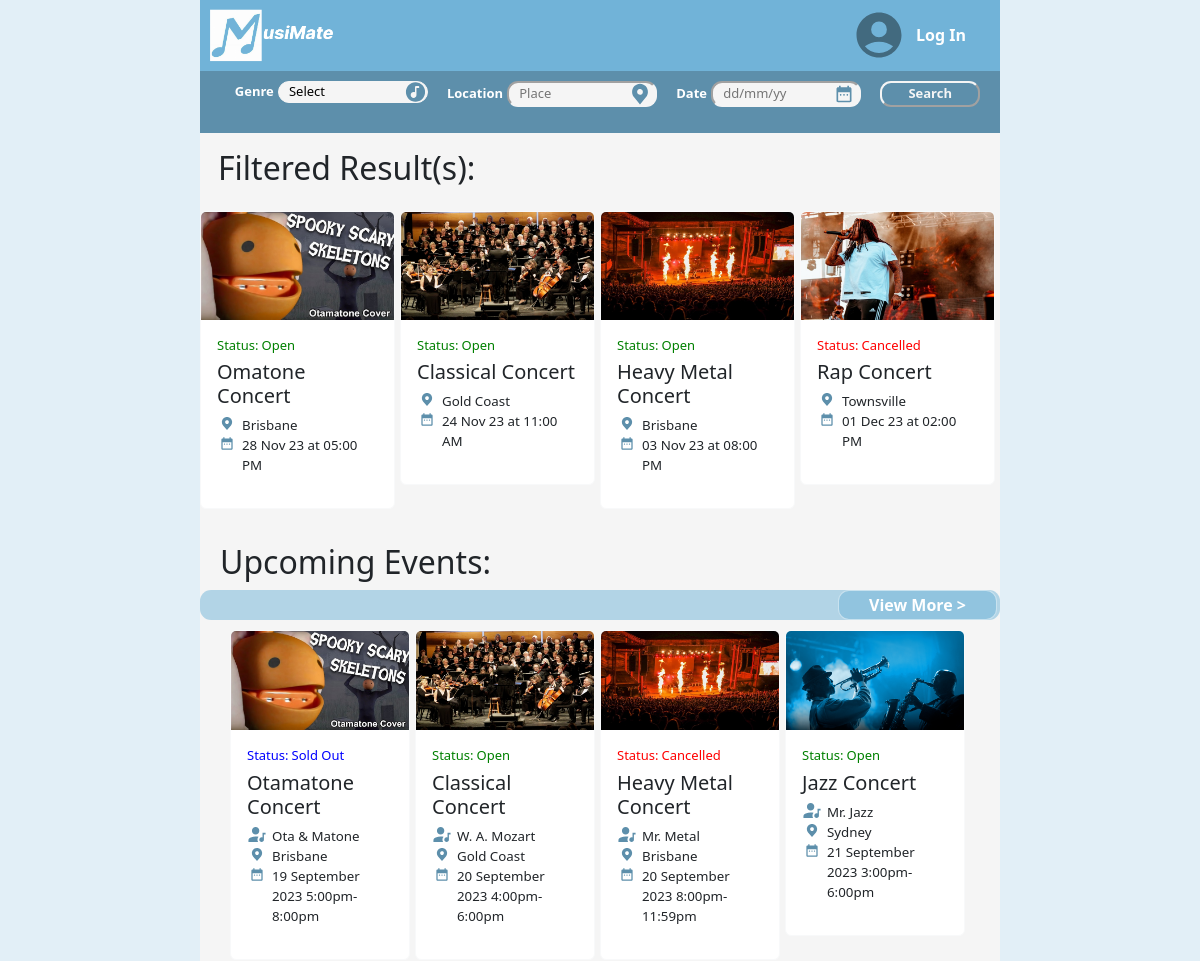
Before: / (upper part) with the older database file.
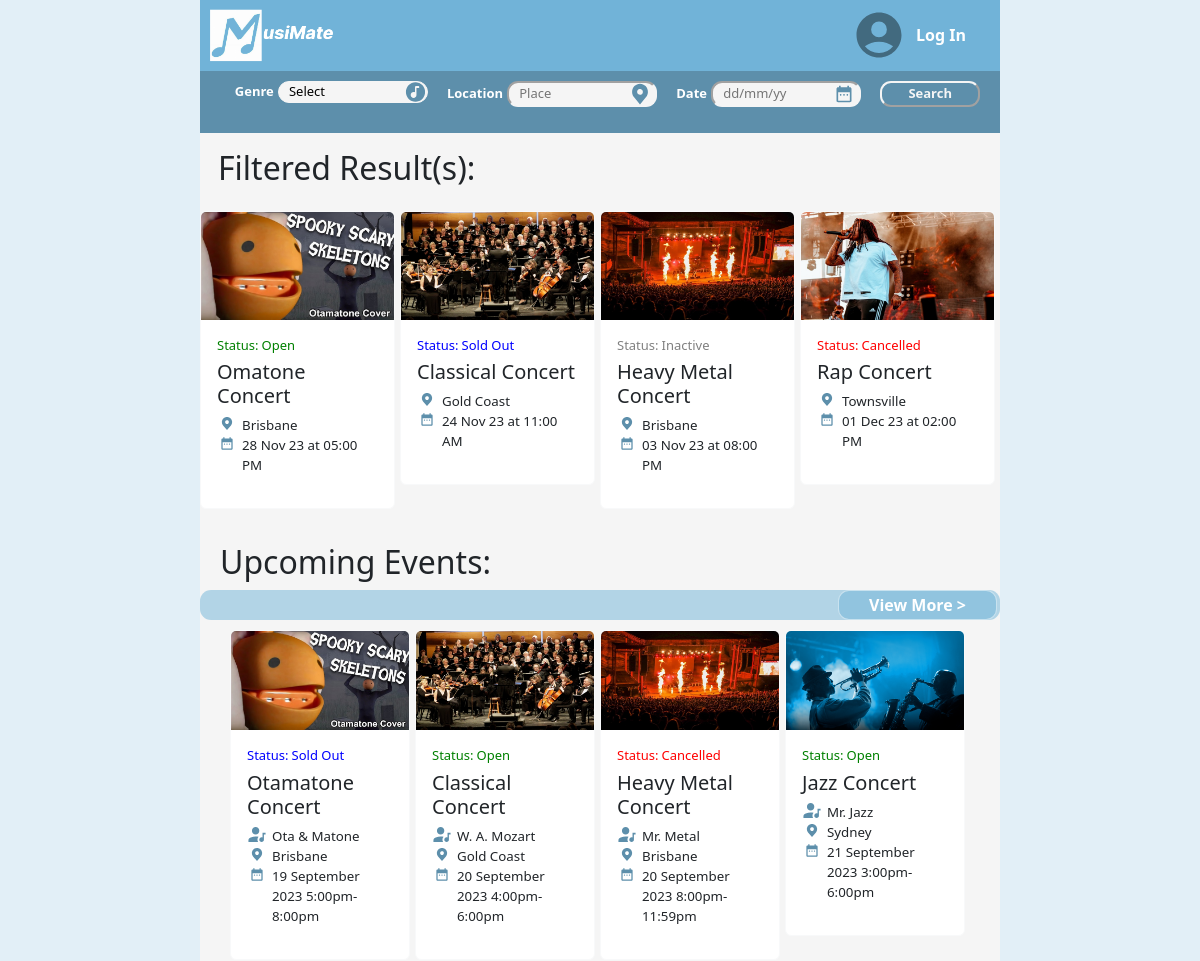
After: the same page with the newer database file.
### musimate/models.py (models this page shows, shortened)
class Event(db.Model):
    __tablename__ = 'events'
    id = db.Column(db.Integer, primary_key=True)
    status = db.Column(db.String(10), default='Open')
    name = db.Column(db.String(80))
    description = db.Column(db.String(200))
    genre = db.Column(db.String(40))
    location = db.Column(db.String(200))
    date = db.Column(db.DateTime)
    image = db.Column(db.String(400))
    quantity = db.Column(db.Integer)
    quantitySold = db.Column(db.Integer, default=0)
    price = db.Column(db.Float)
    user_id = db.Column(db.Integer, db.ForeignKey('users.id'))
    comments = db.relationship('Comment', backref='event')
    orders = db.relationship('Order', backref = 'event')

### musimate/views.py (the view, shortened to what this page needs)
@mainbp.route('/')
def index():
    events = db.session.scalars(db.select(Event)).all()
    genres = db.session.scalars(db.select(Event.genre.distinct())).all()
    for event in events:
        if event.status != 'Inactive' and event.date < datetime.now():
            event.status = "Inactive"
            db.session.commit()
        elif event.status != 'Sold Out' and event.status != 'Cancelled' and event.quantity <= event.quantitySold:
            event.status = "Sold Out"
            db.session.commit()
        elif event.status == 'Sold Out' and event.quantity > event.quantitySold:
            event.status = "Open"
            db.session.commit()
    return render_template('index.html', events=events, num_events=len(events), genres=genres, selected_genre='Select', selected_location='', selected_date='')

### musimate/templates/index.html (shortened to what this page needs)
{% extends 'base.html' %}
{% block content %}
{% if num_events == 0 %}
<div class="d-flex p-4 justify-content-center">
   <h4>No Events</h4>
</div>
{% else %}
<div class="d-flex p-3 justify-content-start">
   <h2 style="margin-left: 2px" >Filtered Result(s): </h2>
</div>
<div class="card-group">
   {% for event in events %}
   <div class="col-lg-3 col-md-4 col-sm-6 lastCard">
      <a href="{{ url_for('event.show', id=event.id) }}" style="text-decoration:none">
         <div class="card border-light">
            <img class="card-img-top" src="{{ event.image }}" alt="Card image" style="width:100%">
            <div class="card-body">
               <row class="row">
                  <div class="d-flex justify-content-left">
                     <div>
                        <p class="cardDetails {{ event.status }}" style="font-size:small; margin-bottom:5px;"> Status:</p>
                     </div>
                     <div>
                        <p class="cardDetails {{ event.status }}" id="status"
                           style="font-size: small; margin-left:3px; margin-bottom:5px;">
                           {{ event.status }}</p>
                     </div>
                  </div>
               </row>
               <h5 class="card-title">{{ event.name }}</h5>
               <row class="row">
                  <div class="d-flex justify-content-left">
                     <div>
                        <img src="static/svg/location.svg" class="cardIcons">
                     </div>
                     <div>
                        <p class="cardDetails" id="location" style="margin:auto;">{{ event.location }}</p>
                     </div>
                  </div>
               </row>
               <row class="row">
                  <div class="d-flex justify-content-left">
                     <div>
                        <img src="static/svg/date.svg" class="cardIcons">
                     </div>
                     <div>
                        <p class="cardDetails" id="Date">{{ event.date.strftime("%d %b %y at %I:%M %p") }}</p>
                     </div>
                  </div>
               </row>
            </div>
         </div>
      </a>
   </div>
   {% endfor %}
</div>
{% endif %}
<div class="main">
   <br>
   <h2 style="margin-left: 20px;">Upcoming Events:</h2>
   <div class="break">
      <div class="d-flex justify-content-end">
         <button class="breakButton" id="viewMore">View More ></button>
      </div>
   </div>
   <div class="padding">
      <div class="row">
         <div class="card-group">
            <div class="col-lg-3 col-md-4 col-sm-6 lastCard">
               <a href="EventDetails.html" style="text-decoration:none">
                  <div class="card border-light">
                     <img class="card-img-top" src="static/image/otamatone.jpg" alt="Card image" style="width:100%">
                     <div class="card-body">
                        <row class="row">
                           <div class="d-flex justify-content-left">
                              <div>
                                 <p class="cardDetails" style="font-size:small; margin-bottom:5px; color: blue;">
                                    Status:</p>
                              </div>
                              <div>
                                 <p class="cardDetails" id="status"
                                    style="font-size: small; margin-left:3px; margin-bottom:5px; color: blue;">
                                    Sold Out</p>
                              </div>
                           </div>
                        </row>
                        <h5 class="card-title">Otamatone Concert</h5>
                        <row class="row">
                           <div class="d-flex justify-content-left">
                              <div>
                                 <img src="static/svg/artist.svg" class="cardIcons">
                              </div>
                              <div>
                                 <p class="cardDetails" id="artist" style="margin:auto;">Ota & Matone</p>
                              </div>
                           </div>
                        </row>
                        <row class="row">
                           <div class="d-flex justify-content-left">
                              <div>
                                 <img src="static/svg/location.svg" class="cardIcons">
                              </div>
                              <div>
                                 <p class="cardDetails" id="location" style="margin:auto;">Brisbane</p>
                              </div>
                           </div>
                        </row>
                        <row class="row">
                           <div class="d-flex justify-content-left">
                              <div>
                                 <img src="static/svg/date.svg" class="cardIcons">
                              </div>
                              <div>
                                 <p class="cardDetails" id="startDate">19 September 2023 5:00pm-8:00pm</p>
                              </div>
                           </div>
                        </row>
                     </div>
                  </div>
               </a>
            </div>
            <div class="col-lg-3 col-md-4 col-sm-6 hiddenTiny">
               <a href="EventDetails.html" style="text-decoration:none">
                  <div class="card border-light">
                     <img class="card-img-top" src="static/image/event2.jpg" alt="Card image" style="width:100%">
                     <div class="card-body">
                        <row class="row">
                           <div class="d-flex justify-content-left">
                              <div>
                                 <p class="cardDetails" style="font-size:small; margin-bottom:5px; color: green;">
                                    Status:</p>
                              </div>
                              <div>
                                 <p class="cardDetails" id="status"
                                    style="font-size: small; margin-left:3px; margin-bottom:5px; color: green;">
                                    Open</p>
                              </div>
                           </div>
                        </row>
                        <h5 class="card-title">Classical Concert</h5>
                        <row class="row">
                           <div class="d-flex justify-content-left">
                              <div>
                                 <img src="static/svg/artist.svg" class="cardIcons">
                              </div>
                              <div>
                                 <p class="cardDetails" id="artist" style="margin:auto;">W. A. Mozart</p>
                              </div>
                           </div>
                        </row>
                        <row class="row">
                           <div class="d-flex justify-content-left">
                              <div>
                                 <img src="static/svg/location.svg" class="cardIcons">
                              </div>
                              <div>
                                 <p class="cardDetails" id="location" style="margin:auto;">Gold Coast</p>
                              </div>
                           </div>
                        </row>
                        <row class="row">
                           <div class="d-flex justify-content-left">
                              <div>
                                 <img src="static/svg/date.svg" class="cardIcons">
                              </div>
                              <div>
                                 <p class="cardDetails" id="startDate">20 September 2023 4:00pm-6:00pm</p>
                              </div>
                           </div>
                        </row>
                     </div>
                  </div>
               </a>
            </div>
            <div class="col-lg-3 col-md-4 hiddenSmall">
               <a href="EventDetails.html" style="text-decoration:none">
                  <div class="card border-light">
                     <img class="card-img-top" src="static/image/event3.jpg" alt="Card image" style="width:100%">
                     <div class="card-body">
                        <row class="row">
                           <div class="d-flex justify-content-left">
                              <div>
                                 <p class="cardDetails" style="font-size:small; margin-bottom:5px; color: red;"> Status:
                                 </p>
                              </div>
                              <div>
                                 <p class="cardDetails" id="status"
                                    style="font-size: small; margin-left:3px; margin-bottom:5px; color: red;">
                                    Cancelled</p>
                              </div>
                           </div>
                        </row>
                        <h5 class="card-title">Heavy Metal Concert</h5>
                        <row class="row">
                           <div class="d-flex justify-content-left">
                              <div>
                                 <img src="static/svg/artist.svg" class="cardIcons">
                              </div>
                              <div>
                                 <p class="cardDetails" id="artist" style="margin:auto;">Mr. Metal</p>
                              </div>
                           </div>
                        </row>
                        <row class="row">
                           <div class="d-flex justify-content-left">
                              <div>
                                 <img src="static/svg/location.svg" class="cardIcons">
                              </div>
                              <div>
                                 <p class="cardDetails" id="location" style="margin:auto;">Brisbane</p>
                              </div>
                           </div>
                        </row>
                        <row class="row">
                           <div class="d-flex justify-content-left">
                              <div>
                                 <img src="static/svg/date.svg" class="cardIcons">
                              </div>
                              <div>
                                 <p class="cardDetails" id="startDate">20 September 2023 8:00pm-11:59pm</p>
                              </div>
                           </div>
                        </row>
                     </div>
                  </div>
               </a>
            </div>
            <div class="col-lg-3 hiddenMedium">
               <a href="EventDetails.html" style="text-decoration:none">
                  <div class="card border-light">
                     <img class="card-img-top" src="static/image/event4.png" alt="Card image" style="width:100%">
                     <div class="card-body">
                        <row class="row">
                           <div class="d-flex justify-content-left">
                              <div>
                                 <p class="cardDetails" style="font-size:small; margin-bottom:5px; color: green;">
                                    Status:</p>
                              </div>
                              <div>
                                 <p class="cardDetails" id="status"
                                    style="font-size: small; margin-left:3px; margin-bottom:5px; color: green;">
                                    Open</p>
                              </div>
                           </div>
                        </row>
                        <h5 class="card-title">Jazz Concert</h5>
                        <row class="row">
                           <div class="d-flex justify-content-left">
                              <div>
                                 <img src="static/svg/artist.svg" class="cardIcons">
                              </div>
                              <div>
                                 <p class="cardDetails" id="artist" style="margin:auto;">Mr. Jazz</p>
                              </div>
                           </div>
                        </row>
                        <row class="row">
                           <div class="d-flex justify-content-left">
                              <div>
                                 <img src="static/svg/location.svg" class="cardIcons">
                              </div>
                              <div>
                                 <p class="cardDetails" id="location" style="margin:auto;">Sydney</p>
                              </div>
                           </div>
                        </row>
                        <row class="row">
                           <div class="d-flex justify-content-left">
                              <div>
                                 <img src="static/svg/date.svg" class="cardIcons">
                              </div>
                              <div>
                                 <p class="cardDetails" id="startDate">21 September 2023 3:00pm-6:00pm</p>
                              </div>
                           </div>
                        </row>
                     </div>
                  </div>
               </a>
            </div>
         </div>
      </div>
   </div>
   <br>
</div>
{% endblock %}

Changed rows visible on the page:
changed Event "Classical Concert": status "Open" → "Sold Out"
changed Event "Heavy Metal Concert": status "Open" → "Inactive"
